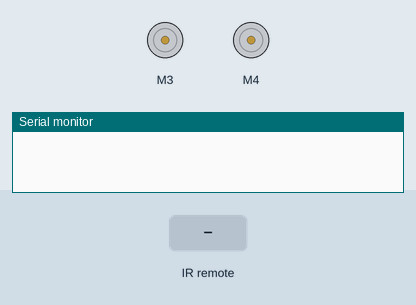
The sketch below on a simulated Arduino Uno, built with avr-gcc and run on an emulated ATmega328P. Shown: 2 × DC motor (green arrow = forward, orange = backward, longer = faster), the last lines printed to the serial monitor. The test bench sets the inputs (shaded band).

Above: at 1.2 s.
1.3 s: infrared code 0xFFE21D received
At 2.3 s:
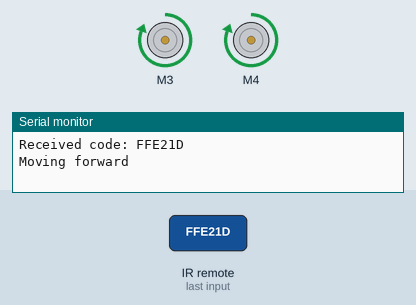
2.8 s: infrared code 0xFFA25D received
At 3.5 s:
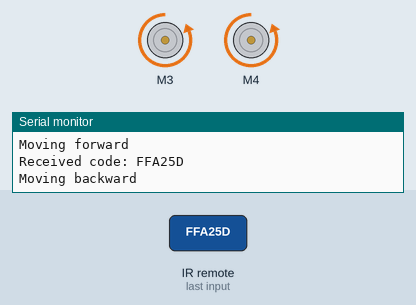
4.3 s: infrared code 0xFF22DD received
At 4.6 s:
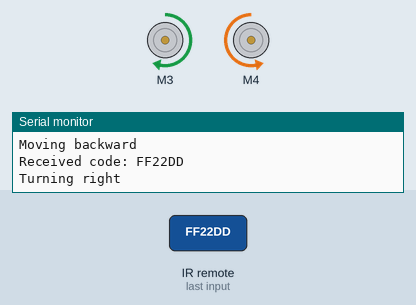
5.8 s: infrared code 0xFF629D received
At 7.0 s:
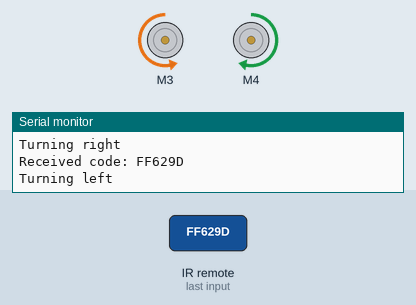
Timing chart, 0 to 8.3 s (numbered marks = the images above; inputs shaded):
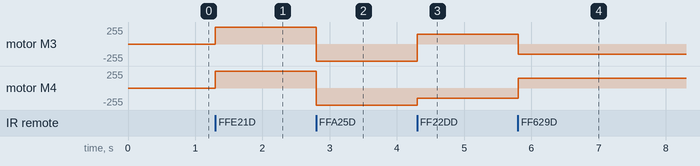

Measured:
- after the input at 1.3 s, motor M3, motor M4: stopped → forward 255/255 at once
- after the input at 2.8 s, motor M3, motor M4: forward 255/255 → backward 255/255 at once
- after the input at 4.3 s, motor M3: backward 255/255 → forward 150/255 at once; motor M4: backward 255/255 → backward 150/255 at once
- after the input at 5.8 s, motor M3: forward 150/255 → backward 150/255 at once; motor M4: backward 150/255 → forward 150/255 at once

The sketch:

RcCarWithIrReceiverAndAAfMotorShield.ino
```cpp
#include <IRremote.h>
#include <AFMotor.h>

const int recvPin = 2;

// Define motor objects
AF_DCMotor motor3(3);
AF_DCMotor motor4(4);

IRrecv irrecv(recvPin);
decode_results results;

void setup() {
  Serial.begin(9600);

  // Initialize the IR receiver
  irrecv.enableIRIn();

  // Set initial motor speed for forward/backward
  motor3.setSpeed(255);
  motor4.setSpeed(255);
}

void loop() {
  if (irrecv.decode(&results)) {
    Serial.print("Received code: ");
    Serial.println(results.value, HEX);

    switch (results.value) {
      case 0xFFE21D:
      case 0xEE886D7F: // Example code for forward
        moveForward();
        break;
      case 0xFFA25D:
      case 0xE318261B: // Example code for backward
        moveBackward();
        break;
      case 0xFF22DD:
      case 0x52A3D41F: // Example code for left
        turnLeft();
        break;
      case 0xFF629D:
      case 0x511DBB: // Example code for right
        turnRight();
        break;
      case 0xFFFFFFFF: // Repeat code, ignore
        break;
      case 0xFF02FD:
        stopCar();
        break;
      default:
        stopCar();
        break;
    }
    irrecv.resume(); // Ready to receive the next code
  }
}

void moveForward() {
  motor3.setSpeed(255);  // Set speed to 255 for moving forward
  motor4.setSpeed(255);
  motor3.run(FORWARD);
  motor4.run(FORWARD);
  Serial.println("Moving forward");
}

void moveBackward() {
  motor3.setSpeed(255);  // Set speed to 255 for moving backward
  motor4.setSpeed(255);
  motor3.run(BACKWARD);
  motor4.run(BACKWARD);
  Serial.println("Moving backward");
}

void turnRight() {
  motor3.setSpeed(150);  // Reduce speed to 150 for turning left
  motor4.setSpeed(150);
  motor3.run(BACKWARD);
  motor4.run(FORWARD);
  Serial.println("Turning left");
}

void turnLeft() {
  motor3.setSpeed(150);  // Reduce speed to 150 for turning right
  motor4.setSpeed(150);
  motor3.run(FORWARD);
  motor4.run(BACKWARD);
  Serial.println("Turning right");
}

void stopCar() {
  motor3.run(RELEASE);
  motor4.run(RELEASE);
  Serial.println("Stopping");
}
```
